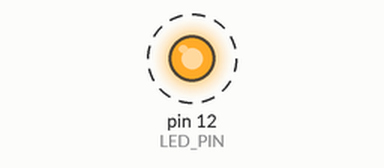
This sketch was run on a simulated Arduino Uno, built with avr-gcc and run on an emulated ATmega328P. Shown: output pins drawn as LEDs (lit = HIGH). Dashed ring = blinking.

Above: at 0.5 s.
Timing chart, 0 to 4.6 s (numbered marks = the images above):
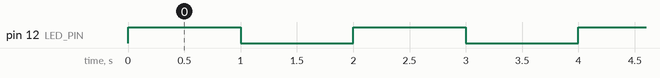

The sketch:

testCables.ino
```cpp
#define LED_PIN 12

/*Test jumper wires and dupoint wires using this code.
 *Setup:
 *  One cable connected to defined pin above and longer end of LED
 *  Second cable connected to shorter end of LED and GND
 *
 *Switch out cables as needed to test functionality.
 */


void setup() {
  // initialize digital pin LED_BUILTIN as an output.
  pinMode(LED_PIN, OUTPUT);
}

// the loop function runs over and over again forever
void loop() {
  digitalWrite(LED_PIN, HIGH);   // turn the LED on (HIGH is the voltage level)
  delay(1000);                       // wait for a second
  digitalWrite(LED_PIN, LOW);    // turn the LED off by making the voltage LOW
  delay(1000);                       // wait for a second
}
```

Measured:
- by itself, pin 12 (LED_PIN): alternates HIGH for 1.0 s and LOW for 1.0 s
